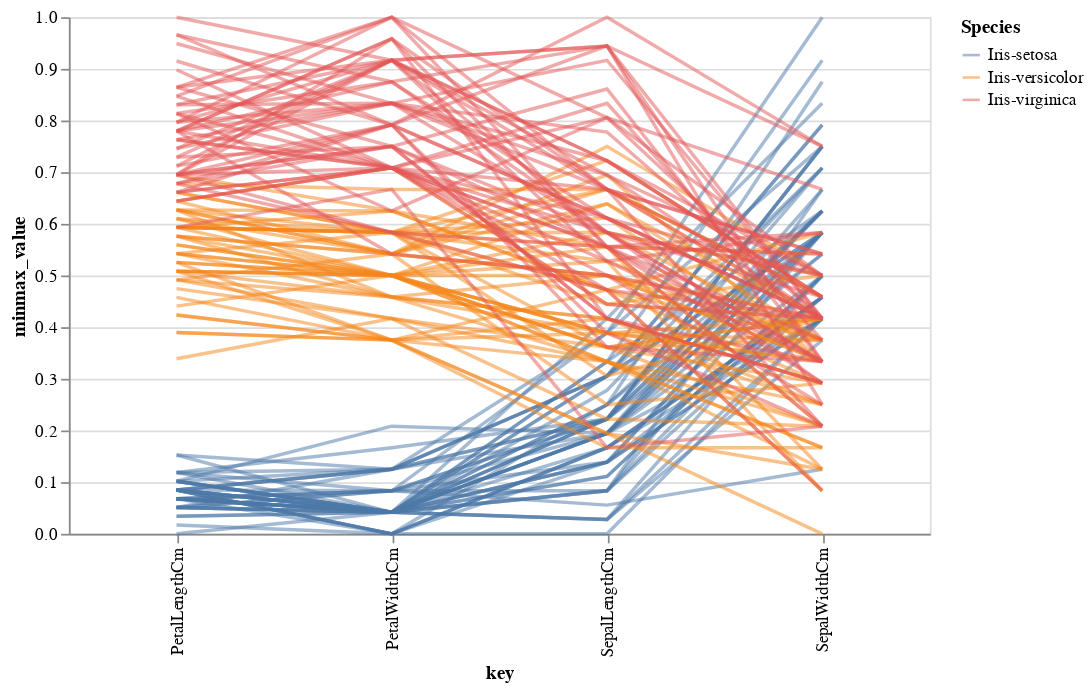

Notebook source saved alongside this figure:
### Code cell
import altair as alt
from altair import datum

df_iris = pd.read_csv("../../Datasets/Iris.csv")

chart = alt.Chart(df_iris).transform_window(
    index='count()'
).transform_fold(
    ['SepalLengthCm', 'SepalWidthCm', 'PetalLengthCm', 'PetalWidthCm']
).transform_joinaggregate(
     min='min(value)',
     max='max(value)',
     groupby=['key']
).transform_calculate(
    minmax_value=(datum.value-datum.min)/(datum.max-datum.min),
    mid=(datum.min+datum.max)/2
).mark_line().encode(
    x='key:N',
    y='minmax_value:Q',
    color='Species:N',
    detail='index:N',
    opacity=alt.value(0.5)
).properties(width=500)
chart

### Figure 1 — Vega-Lite specification as saved in the notebook (floating-point values rounded to 4 significant figures; data arrays with more than 128 entries replaced by an {"elided": "..."} marker saying what was removed)
{"config": {"view": {"continuousWidth": 300, "continuousHeight": 300}}, "data": {"name": "data-ba9a4282ceba508959efc5f1b70cf173"}, "mark": {"type": "line"}, "encoding": {"color": {"field": "Species", "type": "nominal"}, "detail": {"field": "index", "type": "nominal"}, "opacity": {"value": 0.5}, "x": {"field": "key", "type": "nominal"}, "y": {"field": "minmax_value", "type": "quantitative"}}, "transform": [{"window": [{"op": "count", "as": "index"}]}, {"fold": ["SepalLengthCm", "SepalWidthCm", "PetalLengthCm", "PetalWidthCm"]}, {"joinaggregate": [{"op": "min", "field": "value", "as": "min"}, {"op": "max", "field": "value", "as": "max"}], "groupby": ["key"]}, {"calculate": "((datum.value - datum.min) / (datum.max - datum.min))", "as": "minmax_value"}, {"calculate": "((datum.min + datum.max) / 2)", "as": "mid"}], "width": 500, "$schema": "https://vega.github.io/schema/vega-lite/v5.20.1.json", "datasets": {"data-ba9a4282ceba508959efc5f1b70cf173": {"elided": "150 records"}}}
